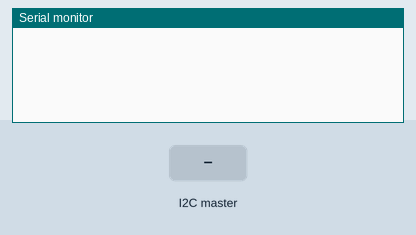
Simulated run of this sketch. Board: Arduino Uno, built with avr-gcc and run on an emulated ATmega328P. Shown: the last lines printed to the serial monitor. Inputs (shaded band) come from the test bench.

Above: at 1.2 s.
1.3 s: the I2C master sends the byte 1
At 1.45 s:
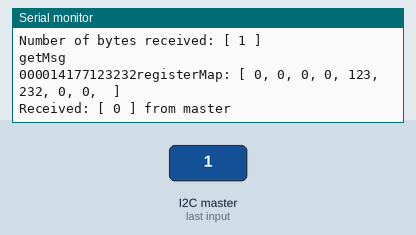
At 2.1 s:
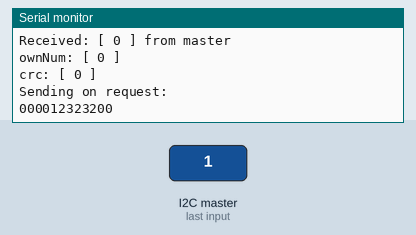

Measured:
- after the input at 1.3 s, the serial monitor: prints a new line at once (image 1)

The sketch:

i2c.ino
```cpp
#include <Wire.h>

#define SLAVE_ADDR     0x05
#define REG_MAP_SIZE   8
#define MAX_SENT_BYTES 4
#define INT_MAX        4294967295 // 32 bit maximum

uint8_t registerMap[REG_MAP_SIZE];
uint8_t registerMapTemp[REG_MAP_SIZE - 1];
uint8_t receivedMap[MAX_SENT_BYTES];
uint32_t recNum = 0;
int received = 0, updated = 0, recBytes;

void requestEvent();
void receiveEvent();
void getMsg();
uint32_t makeNum(uint8_t *array, int start, int end);
uint32_t calcCrc(uint8_t *message);

void setup()
{
	Wire.begin(SLAVE_ADDR);			// Start i2c in slave mode
	Wire.onRequest(requestEvent);	// Interrupt on data request by master
	Wire.onReceive(receiveEvent);	// Interrupt on data receive from master
	Serial.begin(9600);
}

// Not really needed since this is interrupt based
void loop()
{
	if (received > 0)
	{
		received = 0;
		Serial.write("Data received, updating return values\n");

		Serial.write("Number of bytes received: [ ");
		Serial.write(String(recBytes).c_str());
		Serial.write(" ]\n");

		getMsg();
		recNum = makeNum(receivedMap, 0, MAX_SENT_BYTES - 1);
		Serial.write("Received: [ ");
		Serial.write(String(recNum).c_str());
		Serial.write(" ] from master\n");
		uint32_t ownNum, crc;

		ownNum |= registerMap[0] << 24;
		ownNum |= registerMap[1] << 16;
		ownNum |= registerMap[2] << 8;
		ownNum |= registerMap[3];

		crc |= registerMap[4] << 24;
		crc |= registerMap[5] << 16;
		crc |= registerMap[6] << 8;
		crc |= registerMap[7];

		Serial.write("ownNum: [ ");
		Serial.write(String(ownNum).c_str());
		Serial.write(" ]\ncrc: [ ");
		Serial.write(String(crc).c_str());
		Serial.write(" ]\n");

		Serial.write("Sending on request:\n");
		for (int i = 0; i < REG_MAP_SIZE; i ++)
		{ Serial.write(String(registerMap[i]).c_str()); }
		Serial.write("\n");
	}
}

void getMsg()
{	// Puts a 32 bits number and a 32 bits CRC in byte array
	// uint32_t num = random(0, INT_MAX);
	Serial.write("getMsg\n");

	uint8_t numArray[4] = {
		(uint8_t) recNum >> 24,
		(uint8_t) recNum >> 16,
		(uint8_t) recNum >> 8,
		(uint8_t) recNum
	};

	uint32_t crc = calcCrc(numArray);
	uint8_t crcArray[4] = {
		(uint8_t) crc >> 24,
		(uint8_t) crc >> 16,
		(uint8_t) crc >> 8,
		(uint8_t) crc
	};

	for (int i = 0; i < 8; i ++)
	{ Serial.write(String(numArray[i]).c_str()); }

	for (int i = 0; i < REG_MAP_SIZE / 2; i ++)
	{ registerMap[i] = numArray[i]; }

	for (int i = 4; i < REG_MAP_SIZE; i ++)
	{ registerMap[i] = crcArray[i]; }

	Serial.write("registerMap: [ ");
	for (int i = 0; i < REG_MAP_SIZE; i ++)
	{
		Serial.write(String(registerMap[i]).c_str());
		Serial.write(", ");
	}
	Serial.write(" ]\n");
}

uint32_t calcCrc(uint8_t *message)
{
	uint32_t i = 0, j, byte, crc, mask;
	crc = 0xFFFFFFFF;

	while (message[i] != 0)
	{
		byte = message[i];
		crc = crc ^ byte;

		for (j = 7; j >= 0; j--)
		{
			mask = -(crc & 1);
			crc = (crc >> 1) ^ (0xEDB88320 & mask);
		}
		i ++;
	}

	return ~crc;
}

// Makes 32 bit int from byte array
uint32_t makeNum(uint8_t *array, int start, int end)
{
	uint32_t num;

	for (int i = start, shift = (end - start) * 8; i < end; i ++, shift -= 8)
	{ num |= array[i] << shift; }

	return num;

	// num |= array[0] << 24;
	// num |= array[1] << 16;
	// num |= array[2] << 8;
	// num |= array[3];
}

void requestEvent()
{
	for (int i = 0; i < REG_MAP_SIZE; i ++)
	{ Wire.write(registerMap[i]); }
	Wire.write('\n');
}

// Writes received data to receivedMap
void receiveEvent(int numBytes)
{
	recBytes = numBytes;
	for (int i = 0; i < numBytes; i ++)
	{
		if (i < MAX_SENT_BYTES) // Write data to array
		{
			receivedMap[i] = Wire.read();
		}
		else
		{
			Wire.read();
		}
	}
	received ++;
}
```
